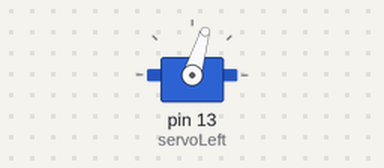
Simulated run of this sketch. Board: Arduino Uno, built with avr-gcc and run on an emulated ATmega328P. Parts: servo.

Above: at 0.05 s.
At 4.5 s:
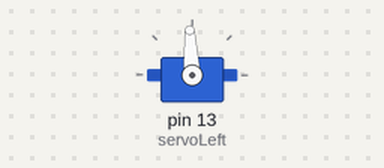
At 9.0 s:
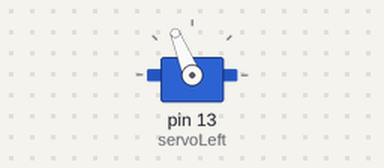
Timing chart, 0 to 11.7 s (numbered marks = the images above):
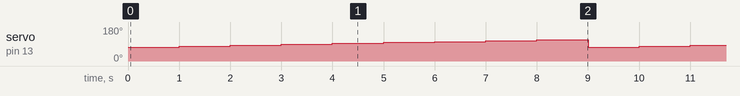

The sketch:

LeftServoCounterclockwise.ino
```cpp
/* BOE SHiel - LeftServoClockwise
 */

#include <Servo.h>
Servo servoLeft;

void setup(){
  servoLeft.attach(13);
}

void loop() {
  for (int ispeed = 1300; ispeed <= 1700; ispeed += 50) {
    servoLeft.writeMicroseconds(ispeed);
    delay(1000);
  }

}
```

Measured:
- by itself, servo on pin 13 (servoLeft): repeats every 9.0 s: 83° 1.0 s, 88° 1.0 s, 93° 1.0 s, 98° 1.0 s, 102° 1.0 s, 107° 1.0 s, 112° 1.0 s, 73° 1.0 s, 78° 1.0 s
